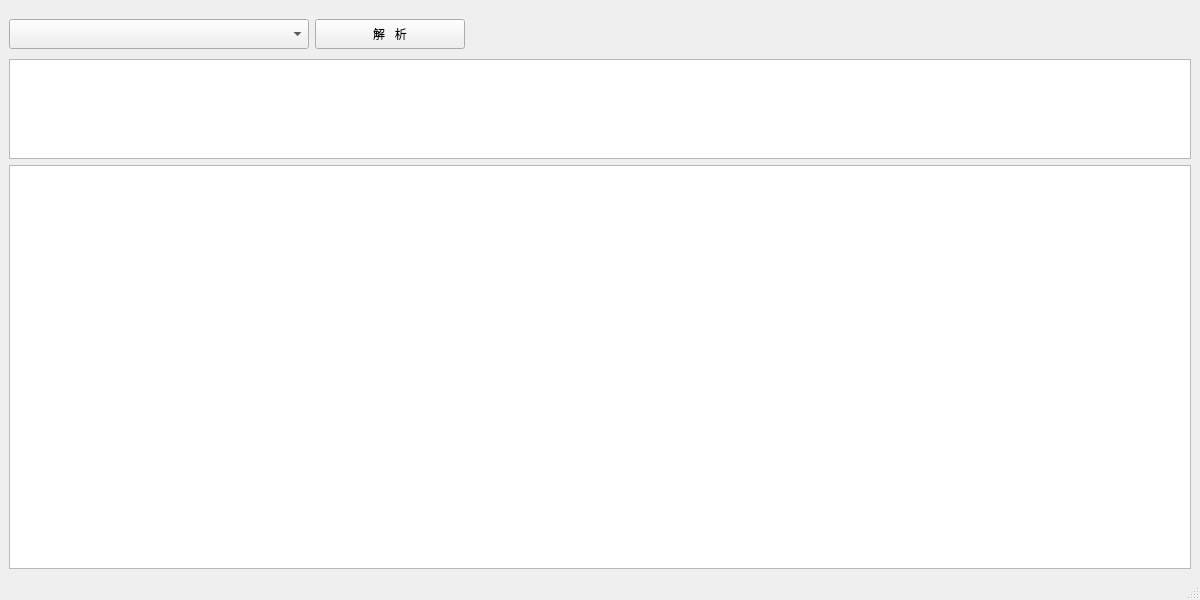
<?xml version="1.0" encoding="UTF-8"?>
<ui version="4.0">
 <class>GBdataParse</class>
 <widget class="QMainWindow" name="GBdataParse">
  <property name="geometry">
   <rect>
    <x>0</x>
    <y>0</y>
    <width>1200</width>
    <height>600</height>
   </rect>
  </property>
  <property name="minimumSize">
   <size>
    <width>0</width>
    <height>0</height>
   </size>
  </property>
  <property name="windowTitle">
   <string>国标报文解析</string>
  </property>
  <widget class="QWidget" name="centralwidget">
   <property name="minimumSize">
    <size>
     <width>1200</width>
     <height>0</height>
    </size>
   </property>
   <layout class="QVBoxLayout" name="verticalLayout_2">
    <item>
     <widget class="QWidget" name="widget" native="true">
      <property name="maximumSize">
       <size>
        <width>16777215</width>
        <height>150</height>
       </size>
      </property>
      <layout class="QVBoxLayout" name="verticalLayout">
       <property name="spacing">
        <number>0</number>
       </property>
       <property name="leftMargin">
        <number>0</number>
       </property>
       <property name="topMargin">
        <number>0</number>
       </property>
       <property name="rightMargin">
        <number>0</number>
       </property>
       <property name="bottomMargin">
        <number>0</number>
       </property>
       <item>
        <widget class="QWidget" name="widget_2" native="true">
         <property name="maximumSize">
          <size>
           <width>16777215</width>
           <height>50</height>
          </size>
         </property>
         <layout class="QHBoxLayout" name="horizontalLayout">
          <property name="leftMargin">
           <number>0</number>
          </property>
          <item>
           <widget class="QComboBox" name="comboBox_dataType">
            <property name="minimumSize">
             <size>
              <width>300</width>
              <height>30</height>
             </size>
            </property>
            <property name="maximumSize">
             <size>
              <width>150</width>
              <height>16777215</height>
             </size>
            </property>
           </widget>
          </item>
          <item>
           <widget class="QPushButton" name="pushBtn_dataParse">
            <property name="minimumSize">
             <size>
              <width>150</width>
              <height>30</height>
             </size>
            </property>
            <property name="maximumSize">
             <size>
              <width>150</width>
              <height>16777215</height>
             </size>
            </property>
            <property name="text">
             <string>解   析</string>
            </property>
           </widget>
          </item>
          <item>
           <spacer name="horizontalSpacer">
            <property name="orientation">
             <enum>Qt::Horizontal</enum>
            </property>
            <property name="sizeHint" stdset="0">
             <size>
              <width>367</width>
              <height>20</height>
             </size>
            </property>
           </spacer>
          </item>
         </layout>
        </widget>
       </item>
       <item>
        <widget class="QTextEdit" name="textEdit">
         <property name="maximumSize">
          <size>
           <width>16777215</width>
           <height>100</height>
          </size>
         </property>
        </widget>
       </item>
      </layout>
     </widget>
    </item>
    <item>
     <widget class="QTableWidget" name="tableWidget_showResult">
      <property name="minimumSize">
       <size>
        <width>500</width>
        <height>200</height>
       </size>
      </property>
     </widget>
    </item>
   </layout>
  </widget>
  <widget class="QMenuBar" name="menubar">
   <property name="geometry">
    <rect>
     <x>0</x>
     <y>0</y>
     <width>1200</width>
     <height>26</height>
    </rect>
   </property>
  </widget>
  <widget class="QStatusBar" name="statusbar"/>
 </widget>
 <resources/>
 <connections/>
</ui>
